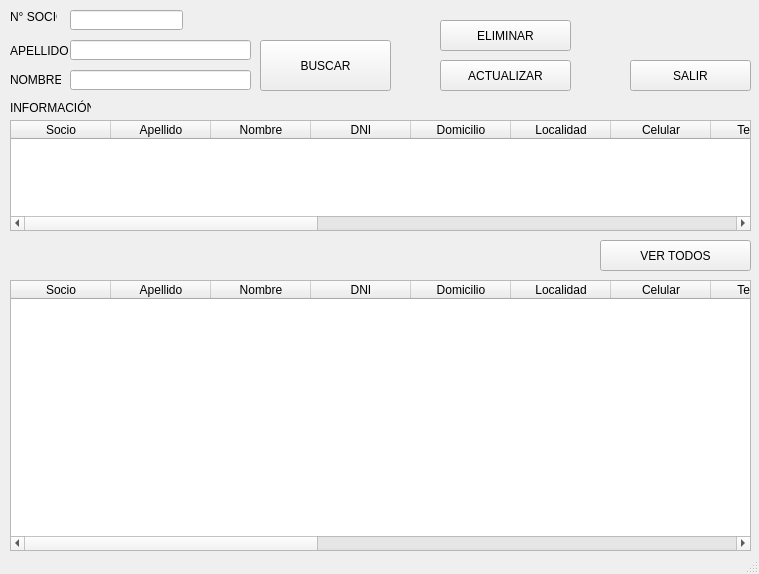
<?xml version="1.0" encoding="UTF-8"?>
<ui version="4.0">
 <class>MainWindow</class>
 <widget class="QMainWindow" name="MainWindow">
  <property name="geometry">
   <rect>
    <x>0</x>
    <y>0</y>
    <width>759</width>
    <height>574</height>
   </rect>
  </property>
  <property name="minimumSize">
   <size>
    <width>759</width>
    <height>574</height>
   </size>
  </property>
  <property name="maximumSize">
   <size>
    <width>759</width>
    <height>574</height>
   </size>
  </property>
  <property name="windowTitle">
   <string>- CONSULTA SOCIO - </string>
  </property>
  <widget class="QWidget" name="centralwidget">
   <widget class="QLabel" name="labelConsultaNumSocio">
    <property name="geometry">
     <rect>
      <x>10</x>
      <y>10</y>
      <width>47</width>
      <height>13</height>
     </rect>
    </property>
    <property name="text">
     <string>N° SOCIO</string>
    </property>
   </widget>
   <widget class="QLabel" name="labelConsultaApellido">
    <property name="geometry">
     <rect>
      <x>10</x>
      <y>40</y>
      <width>61</width>
      <height>21</height>
     </rect>
    </property>
    <property name="text">
     <string>APELLIDO</string>
    </property>
   </widget>
   <widget class="QLabel" name="labelConsultaNombre">
    <property name="geometry">
     <rect>
      <x>10</x>
      <y>70</y>
      <width>51</width>
      <height>20</height>
     </rect>
    </property>
    <property name="text">
     <string>NOMBRE</string>
    </property>
   </widget>
   <widget class="QLabel" name="labelConsultaInformacion">
    <property name="geometry">
     <rect>
      <x>10</x>
      <y>100</y>
      <width>81</width>
      <height>16</height>
     </rect>
    </property>
    <property name="text">
     <string>INFORMACIÓN</string>
    </property>
   </widget>
   <widget class="QLineEdit" name="lineEditConsultaNumSocio">
    <property name="geometry">
     <rect>
      <x>70</x>
      <y>10</y>
      <width>113</width>
      <height>20</height>
     </rect>
    </property>
   </widget>
   <widget class="QLineEdit" name="lineEditAConsultaApellido">
    <property name="geometry">
     <rect>
      <x>70</x>
      <y>40</y>
      <width>181</width>
      <height>20</height>
     </rect>
    </property>
   </widget>
   <widget class="QLineEdit" name="lineEditConsultaNombre">
    <property name="geometry">
     <rect>
      <x>70</x>
      <y>70</y>
      <width>181</width>
      <height>20</height>
     </rect>
    </property>
   </widget>
   <widget class="QPushButton" name="btnConsultaBuscar">
    <property name="geometry">
     <rect>
      <x>260</x>
      <y>40</y>
      <width>131</width>
      <height>51</height>
     </rect>
    </property>
    <property name="text">
     <string>BUSCAR</string>
    </property>
   </widget>
   <widget class="QPushButton" name="btnConsultaEliminar">
    <property name="geometry">
     <rect>
      <x>440</x>
      <y>20</y>
      <width>131</width>
      <height>31</height>
     </rect>
    </property>
    <property name="text">
     <string>ELIMINAR</string>
    </property>
   </widget>
   <widget class="QPushButton" name="btnConsultaActualizar">
    <property name="geometry">
     <rect>
      <x>440</x>
      <y>60</y>
      <width>131</width>
      <height>31</height>
     </rect>
    </property>
    <property name="text">
     <string>ACTUALIZAR</string>
    </property>
   </widget>
   <widget class="QPushButton" name="btnConsultaVerTodos">
    <property name="geometry">
     <rect>
      <x>600</x>
      <y>240</y>
      <width>151</width>
      <height>31</height>
     </rect>
    </property>
    <property name="text">
     <string>VER TODOS</string>
    </property>
   </widget>
   <widget class="QPushButton" name="btnConsultaSalir">
    <property name="geometry">
     <rect>
      <x>630</x>
      <y>60</y>
      <width>121</width>
      <height>31</height>
     </rect>
    </property>
    <property name="text">
     <string>SALIR</string>
    </property>
   </widget>
   <widget class="QTableWidget" name="tableWidgetConsulSociosAll">
    <property name="geometry">
     <rect>
      <x>10</x>
      <y>280</y>
      <width>741</width>
      <height>271</height>
     </rect>
    </property>
    <property name="sortingEnabled">
     <bool>true</bool>
    </property>
    <property name="columnCount">
     <number>17</number>
    </property>
    <column>
     <property name="text">
      <string>Socio</string>
     </property>
    </column>
    <column>
     <property name="text">
      <string>Apellido</string>
     </property>
    </column>
    <column>
     <property name="text">
      <string>Nombre</string>
     </property>
    </column>
    <column>
     <property name="text">
      <string>DNI</string>
     </property>
    </column>
    <column>
     <property name="text">
      <string>Domicilio</string>
     </property>
    </column>
    <column>
     <property name="text">
      <string>Localidad</string>
     </property>
    </column>
    <column>
     <property name="text">
      <string>Celular</string>
     </property>
    </column>
    <column>
     <property name="text">
      <string>Tel. linea</string>
     </property>
    </column>
    <column>
     <property name="text">
      <string>E-Mail</string>
     </property>
    </column>
    <column>
     <property name="text">
      <string>Red Social</string>
     </property>
    </column>
    <column>
     <property name="text">
      <string>Observación</string>
     </property>
    </column>
    <column>
     <property name="text">
      <string>Fecha Alta</string>
     </property>
    </column>
    <column>
     <property name="text">
      <string>Fecha Pago</string>
     </property>
    </column>
    <column>
     <property name="text">
      <string>Fecha Vence</string>
     </property>
    </column>
    <column>
     <property name="text">
      <string>Sexo</string>
     </property>
    </column>
    <column>
     <property name="text">
      <string>Actividad</string>
     </property>
    </column>
    <column>
     <property name="text">
      <string>Promo</string>
     </property>
    </column>
   </widget>
   <widget class="QTableWidget" name="tableWidgetConsulSocio">
    <property name="geometry">
     <rect>
      <x>10</x>
      <y>120</y>
      <width>741</width>
      <height>111</height>
     </rect>
    </property>
    <property name="minimumSize">
     <size>
      <width>741</width>
      <height>111</height>
     </size>
    </property>
    <property name="styleSheet">
     <string notr="true"/>
    </property>
    <property name="sortingEnabled">
     <bool>true</bool>
    </property>
    <column>
     <property name="text">
      <string>Socio</string>
     </property>
    </column>
    <column>
     <property name="text">
      <string>Apellido</string>
     </property>
    </column>
    <column>
     <property name="text">
      <string>Nombre</string>
     </property>
    </column>
    <column>
     <property name="text">
      <string>DNI</string>
     </property>
    </column>
    <column>
     <property name="text">
      <string>Domicilio</string>
     </property>
    </column>
    <column>
     <property name="text">
      <string>Localidad</string>
     </property>
    </column>
    <column>
     <property name="text">
      <string>Celular</string>
     </property>
    </column>
    <column>
     <property name="text">
      <string>Tel. linea</string>
     </property>
    </column>
    <column>
     <property name="text">
      <string>E-Mail</string>
     </property>
    </column>
    <column>
     <property name="text">
      <string>Red Social</string>
     </property>
    </column>
    <column>
     <property name="text">
      <string>Observación</string>
     </property>
    </column>
    <column>
     <property name="text">
      <string>Fecha Alta</string>
     </property>
    </column>
    <column>
     <property name="text">
      <string>Fecha Pago</string>
     </property>
    </column>
    <column>
     <property name="text">
      <string>Fecha Vence</string>
     </property>
    </column>
    <column>
     <property name="text">
      <string>Sexo</string>
     </property>
    </column>
    <column>
     <property name="text">
      <string>Actividad</string>
     </property>
    </column>
    <column>
     <property name="text">
      <string>Promo</string>
     </property>
    </column>
   </widget>
  </widget>
  <widget class="QStatusBar" name="statusbar"/>
 </widget>
 <resources/>
 <connections/>
</ui>
